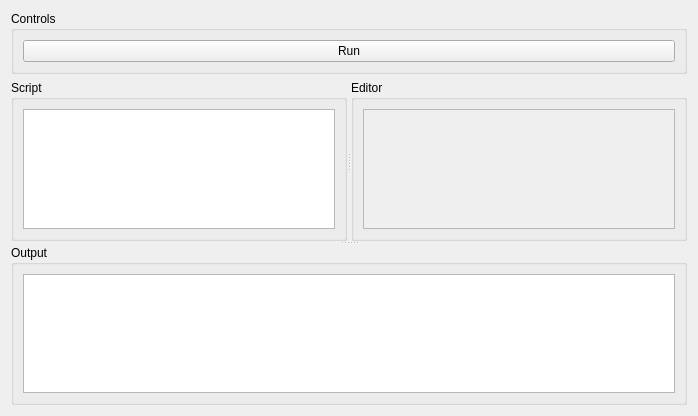
<?xml version="1.0" encoding="UTF-8"?>
<ui version="4.0">
 <class>Form</class>
 <widget class="QWidget" name="Form">
  <property name="geometry">
   <rect>
    <x>0</x>
    <y>0</y>
    <width>698</width>
    <height>416</height>
   </rect>
  </property>
  <property name="windowTitle">
   <string>Form</string>
  </property>
  <layout class="QVBoxLayout" name="verticalLayout">
   <item>
    <widget class="QGroupBox" name="groupBox_3">
     <property name="sizePolicy">
      <sizepolicy hsizetype="Preferred" vsizetype="Fixed">
       <horstretch>0</horstretch>
       <verstretch>0</verstretch>
      </sizepolicy>
     </property>
     <property name="title">
      <string>Controls</string>
     </property>
     <layout class="QHBoxLayout" name="horizontalLayout">
      <item>
       <widget class="QPushButton" name="pb_run_script">
        <property name="text">
         <string>Run</string>
        </property>
       </widget>
      </item>
     </layout>
    </widget>
   </item>
   <item>
    <widget class="QSplitter" name="splitter_2">
     <property name="sizePolicy">
      <sizepolicy hsizetype="Preferred" vsizetype="Preferred">
       <horstretch>0</horstretch>
       <verstretch>0</verstretch>
      </sizepolicy>
     </property>
     <property name="orientation">
      <enum>Qt::Vertical</enum>
     </property>
     <widget class="QSplitter" name="splitter">
      <property name="orientation">
       <enum>Qt::Horizontal</enum>
      </property>
      <widget class="QGroupBox" name="groupBox">
       <property name="title">
        <string>Script</string>
       </property>
       <layout class="QVBoxLayout" name="verticalLayout_2">
        <item>
         <widget class="QListWidget" name="list_script_steps"/>
        </item>
       </layout>
      </widget>
      <widget class="QGroupBox" name="groupBox_2">
       <property name="title">
        <string>Editor</string>
       </property>
       <layout class="QVBoxLayout" name="verticalLayout_3">
        <item>
         <widget class="QTextEdit" name="te_script_step_editor">
          <property name="enabled">
           <bool>false</bool>
          </property>
         </widget>
        </item>
       </layout>
      </widget>
     </widget>
     <widget class="QGroupBox" name="groupBox_4">
      <property name="title">
       <string>Output</string>
      </property>
      <layout class="QHBoxLayout" name="horizontalLayout_2">
       <item>
        <widget class="QTextEdit" name="te_console_output"/>
       </item>
      </layout>
     </widget>
    </widget>
   </item>
  </layout>
 </widget>
 <resources/>
 <connections/>
</ui>
